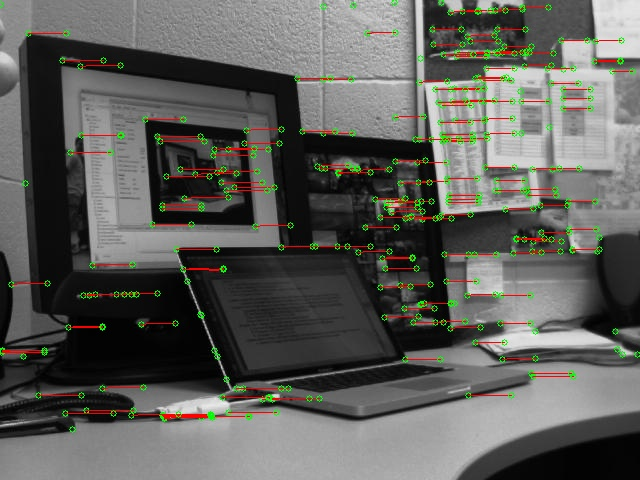
//> input picture lab5_motion_field/outParaRealStart.jpg, 640 x 480 px, given in place of ParallelReal9.jpg, which was not available
$ ./multi_feature_matching   (built with g++ and OpenCV 4)
//> lines starting //> are read from the running program, lines starting //| are printed output that depends on the picture; pictures that were not available may be replaced by others from this repository, and a replacement may not be noted
#include <opencv2/core/core.hpp>
#include <opencv2/highgui/highgui.hpp>
#include <opencv2/imgproc/imgproc.hpp>
#include <opencv2/opencv.hpp>

#include <string>
#include <sstream>
#include <vector>

#define WIDTH 640
#define HEIGHT 480

#define MAX_COUNT 300
#define QUALITY 0.01
#define MIN_DIST 5
// 49, 79 is optimal for following chessboards. The larger search area and template
// are advantageous for matching the template better, but come at the cost of computation time.
#define templateXSize 49
#define templateYSize 49

#define searchXSize 79
#define searchYSize 79

/*
*  Multi-feature tracking
*	This program, written for lab in Robotic Vision class, Spring 2015, tracks features in a sequence of images.
* 	In the first image, good features to track are found using the eponymous algorithm.
* 	For each iteration of the for loop, a region of interest, defined
*	in size by templateX/YSize, is defined as the template, using the good feature points as center points. The ROI
* 	is defined from the first image of the iteration. The second image of the sequence has a larger area, the search
*	area, taken from it by a similar method. The matchTemplate algorithm finds the best matchup to the template in the
*	search image. Since this can result in movements that are not consistent with the image at large, the
*	findFundamentalMatrix function is used with RANSAC to find points that don't fit the general fundamental matrix.
*	We then iterate through all these points, putting points that match the fundamental matrix in the 'frames' vector
*	(which holds points from each frame that are consistently tracked.) If it does not match, then the corresponding point
*	is removed from earlier vectors in the 'frames' vector. (The points pushed into 'frames' are those of the original point,
*	i.e the center of the template.) We then draw circles around the latest point and lines to show the trajectory.
*/

using namespace std;
using namespace cv;

void mouseHandlerL(int event, int x, int y, int flags, void* param)
{
    /* user press left button */
    if (event == CV_EVENT_LBUTTONDOWN )
    {
        Point2f point = Point2f(x, y);
		cout << x << "  " << y << endl;
    }
}

void multiFrameTrack(int start, int end, VideoWriter Vout, string fileBase, string outImgName, string endImgName);

void multiFrameTrack(int start, int end, VideoWriter Vout, string fileBase, string outImgName, string endImgName){
//> called with start = 9, end = 14, fileBase = "parallel_real/ParallelReal", outImgName = "outParaRealStart.jpg", endImgName = "outParaRealEnd.jpg"

	Size winSize(10,10);
	TermCriteria termcrit(CV_TERMCRIT_ITER|CV_TERMCRIT_EPS,20,0.03);
	vector<Point2f> points[2];  // Index 0 = last image, index 1 = this image.
	vector<Point2f> frames[end - start];  // Index 0 = last image, index 1 = this image.

	Mat source, compareImg;
	Mat dispImg; // Displayed image


	// Load the first and last image in the sequence, for use in tasks required in this assignment for turn in.
	ostringstream firstFrameName;
	firstFrameName << fileBase << start << ".jpg";
	Mat firstFrame = imread(firstFrameName.str(), CV_LOAD_IMAGE_COLOR);
//> firstFrame is the input picture: 480 rows x 640 cols, CV_8UC3; mean B, G, R 89.9, 94.5, 94.3
	ostringstream lastFrameName;
	lastFrameName << fileBase << end << ".jpg";
	Mat lastFrame = imread(lastFrameName.str(), CV_LOAD_IMAGE_COLOR);
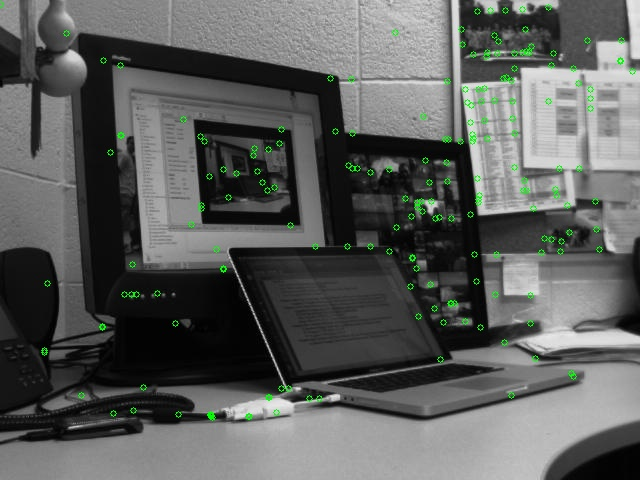
//> input picture lab5_motion_field/outParaRealEnd.jpg, 640 x 480 px, given in place of ParallelReal14.jpg, which was not available
//> lastFrame is the input picture: 480 rows x 640 cols, CV_8UC3; mean B, G, R 92, 94.3, 92

	for (int i = start; i < end ; i++){

		points[1].clear();
	// Open a previous and a next image to compute the optical flow between them.
		ostringstream prev;
		prev << fileBase << i << ".jpg";
		ostringstream next;
		next << fileBase << i + 1 << ".jpg";

	// Load in the previous image and the current image. We take the template from source and try to match it to compareImg.
		string lastFilename = prev.str();
		source = imread(lastFilename, CV_LOAD_IMAGE_GRAYSCALE);
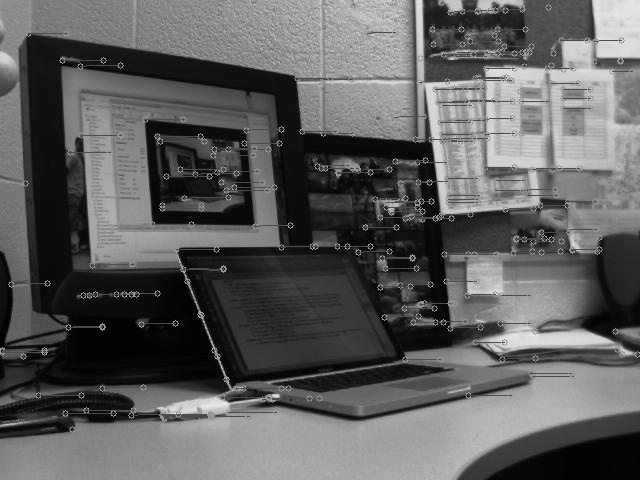
//> source: 480 rows x 640 cols, CV_8UC1; min 0, max 239, mean 93.9
		string nextFilename = next.str();
		compareImg = imread(nextFilename, CV_LOAD_IMAGE_GRAYSCALE);
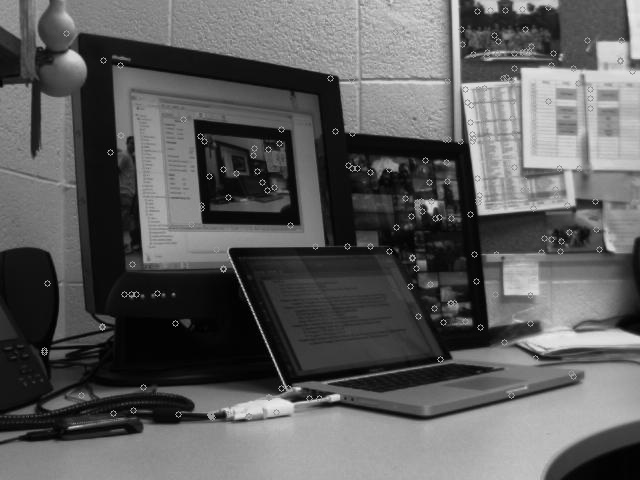
//> compareImg: 480 rows x 640 cols, CV_8UC1; min 0, max 235, mean 93.3

		// Get good features to track, which will be fed into the optical flow algorithm. Only done the first time through.
		if (i == start){
//> (the run ends here: the program needs code that is not available in this run, at `goodFeaturesToTrack(source, points[0], MAX_COUNT, 0.01, MIN_DIST, Mat(..`)
